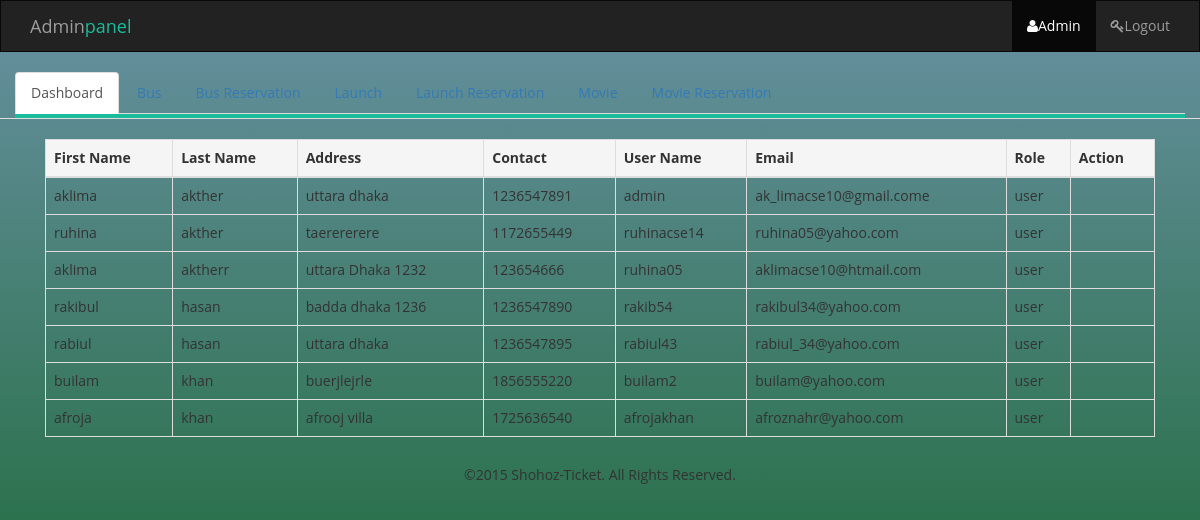
The page /admin/admin_dashboard.php (signed in) on the database its author committed.
### tables this page shows
CREATE TABLE `users` (
  `user_id` int(10) NOT NULL,
  `user_name` varchar(32) NOT NULL,
  `password` varchar(50) NOT NULL,
  `email` varchar(32) DEFAULT NULL,
  `first_name` varchar(32) DEFAULT NULL,
  `last_name` varchar(32) DEFAULT NULL,
  `address` varchar(32) DEFAULT NULL,
  `mobile_number` varchar(10) DEFAULT NULL,
  `rid` int(10) NOT NULL DEFAULT '3',
  `sid` varchar(50) NOT NULL DEFAULT '0',
  `login_time` varchar(32) NOT NULL,
  `logout_time` varchar(32) NOT NULL
);

### admin/admin_dashboard.php (the view, shortened to what this page needs)
<?php
include_once 'header.php';
$query = "SELECT * FROM users";
$result = mysqli_query($con, $query) or trigger_error($mysqli->error."[$query]");
$row_cnt = $result->num_rows;
?>
	<div class="content-table">
		<div class="container">
			<div class="col-lg-12">
                <table class="table table-bordered">
                    <thead>
                        <tr class="active">
                            <th>First Name</th>
                            <th>Last Name</th>
                            <th>Address</th>
                            <th>Contact</th>
                            <th>User Name</th>
                            <th>Email</th>
                            <th>Role</th>
                            <th>Action</th>
                        </tr>
                    </thead>
                    <tbody>
                        <?php if ($row_cnt>0): ?>
                        <?php while ($row_cnt = $result->fetch_assoc()) {
                            ?>
                            <tr>
                                <td><?php echo $row_cnt['first_name'] ?></td>
                                <td><?php echo $row_cnt['last_name'] ?></td>
                                <td><?php echo $row_cnt['address'] ?></td>
                                <td><?php echo $row_cnt['mobile_number'] ?></td>
                                <td><?php echo $row_cnt['user_name'] ?></td>
                                <td><?php echo $row_cnt['email']; ?></td>
                                <td><?php
                                if($row_cnt['sid']==0)
                                    {echo "user"; }
                                else{echo "admin";}?>
                            </td>
                                <td></td>
                              </tr>
                            <?php
                        } ?>
                        <?php endif ?>
                    </tbody>
                </table>
			</div>
		</div>
	</div>
<?php include_once 'footer.php'; ?>

### style.css (style rules this page uses)
body, html { height: 100%; background-repeat: no-repeat; background-image: linear-gradient(rgb(104, 145, 162), rgb(12, 97, 33)); }
body { font-family: 'Open Sans', sans-serif; }
.content-table { padding-top: 20px; }

### rows shown on the page
users: first_name "aklima", last_name "akther", address "uttara dhaka", mobile_number "1236547891", user_name "admin", email "ak_limacse10@gmail.come", sid "user"
users: first_name "ruhina", last_name "akther", address "taerererere", mobile_number "1172655449", user_name "ruhinacse14", email "ruhina05@yahoo.com", sid "user"
users: first_name "aklima", last_name "aktherr", address "uttara Dhaka 1232", mobile_number "123654666", user_name "ruhina05", email "aklimacse10@htmail.com", sid "user"
users: first_name "rakibul", last_name "hasan", address "badda dhaka 1236", mobile_number "1236547890", user_name "rakib54", email "rakibul34@yahoo.com", sid "user"
users: first_name "rabiul", last_name "hasan", address "uttara dhaka", mobile_number "1236547895", user_name "rabiul43", email "rabiul_34@yahoo.com", sid "user"
users: first_name "builam", last_name "khan", address "buerjlejrle", mobile_number "1856555220", user_name "builam2", email "builam@yahoo.com", sid "user"
users: first_name "afroja", last_name "khan", address "afrooj villa", mobile_number "1725636540", user_name "afrojakhan", email "afroznahr@yahoo.com", sid "user"
